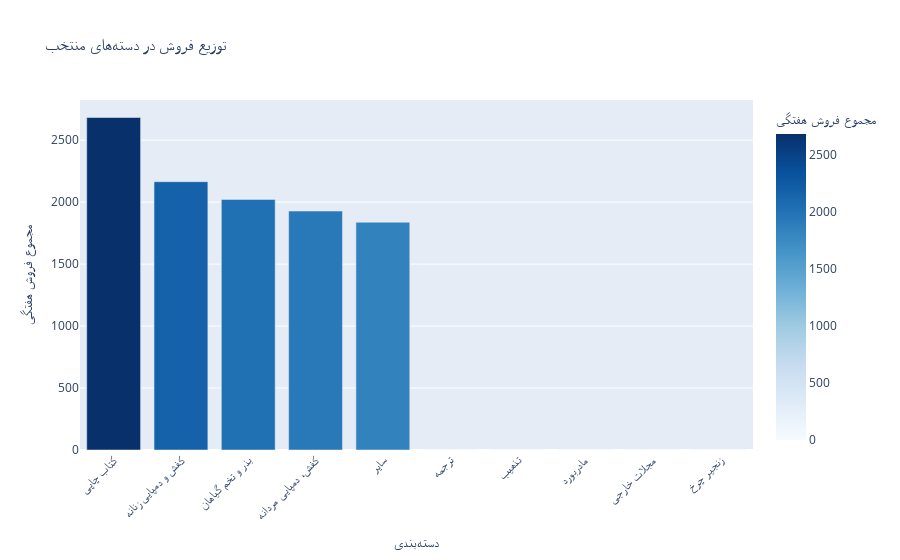

Write notebook code for a chart like this one.
### Code cell
# رسم نمودار با Plotly
fig = px.bar(selected_categories, x='categoryTitle', y='sales_count_week',
             title='توزیع فروش در دستههای منتخب',
             labels={'sales_count_week': 'مجموع فروش هفتگی', 'categoryTitle': 'دستهبندی'},
             color='sales_count_week',
             color_continuous_scale='Blues')
fig.update_layout(xaxis_title='دستهبندی', yaxis_title='مجموع فروش هفتگی', xaxis_tickangle=-45)
fig.show()

### Figure 1 — Plotly figure (JSON) as saved in the notebook; plotly's stock layout.template omitted (floating-point values rounded to 4 significant figures)
{"data": [{"hovertemplate": "دستهبندی=%{x}<br>مجموع فروش هفتگی=%{marker.color}<extra></extra>", "legendgroup": "", "marker": {"color": [2683, 2165, 2022, 1928, 1838, 0, 0, 0, 0, 0], "coloraxis": "coloraxis", "pattern": {"shape": ""}}, "name": "", "orientation": "v", "showlegend": false, "textposition": "auto", "type": "bar", "x": ["کتاب چاپی", "کفش و دمپایی زنانه", "بذر و تخم گیاهان", "کفش، دمپایی مردانه", "سایر", "ترجمه", "تذهیب", "مادربورد", "مجلات خارجی", "زنجیر چرخ"], "xaxis": "x", "y": [2683, 2165, 2022, 1928, 1838, 0, 0, 0, 0, 0], "yaxis": "y"}], "layout": {"barmode": "relative", "coloraxis": {"colorbar": {"title": {"text": "مجموع فروش هفتگی"}}, "colorscale": [[0, "rgb(247,251,255)"], [0.125, "rgb(222,235,247)"], [0.25, "rgb(198,219,239)"], [0.375, "rgb(158,202,225)"], [0.5, "rgb(107,174,214)"], [0.625, "rgb(66,146,198)"], [0.75, "rgb(33,113,181)"], [0.875, "rgb(8,81,156)"], [1, "rgb(8,48,107)"]]}, "legend": {"tracegroupgap": 0}, "title": {"text": "توزیع فروش در دستههای منتخب"}, "xaxis": {"anchor": "y", "domain": [0, 1], "tickangle": -45, "title": {"text": "دستهبندی"}}, "yaxis": {"anchor": "x", "domain": [0, 1], "title": {"text": "مجموع فروش هفتگی"}}}}
